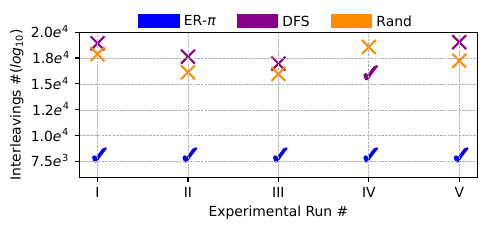

Reproduce this figure in Python.
import matplotlib.pyplot as plt
import numpy as np
from matplotlib.lines import Line2D
from matplotlib.ticker import FuncFormatter

# Data from the table
attempts = ["I", "II", "III", "IV", "V"]
tool = [8034, 8034, 8034, 8034, 8034]
dfs = [18922, 17634, 16954, 15964, 19025]
rand = [17879, 16125, 15964, 18569, 17234]

# Custom scientific formatter for Y-axis
def scientific_format(y, pos):
    if y == 0:
        return r'$e^0$'
    exponent = int(np.log10(y))
    coefficient = y / 10**exponent
    return fr'${coefficient:.1f}e^{{{exponent}}}$'

# Create the plot
fig, ax = plt.subplots(figsize=(5, 2.5))

# Plotting tool 
ax.scatter(attempts, tool, marker=r'$\checkmark$', color='blue', s=150, label='ER-$\pi$')

# Plotting DFS
for i, value in enumerate(dfs):
    if value == 15964:
        ax.scatter(attempts[i], value, marker=r'$\checkmark$', color='darkmagenta', s=150)  # Tick mark
    else:
        ax.scatter(attempts[i], value, marker='x', color='darkmagenta', s=100)  # Cross mark

# Plotting Rand
ax.scatter(attempts, rand, marker='x', color='darkorange', s=100, label='Rand')

# Apply scientific formatter to Y-axis
ax.yaxis.set_major_formatter(FuncFormatter(scientific_format))

# Set Y-axis limits from 6.0e^3 to 2.0e^4
ax.set_ylim(6000, 20000)

# Existing equal-spaced ticks
yticks = np.arange(7500, 21000, 2500)

# Set the ticks
ax.set_yticks(yticks)

# Adding labels and title
ax.set_xlabel('Experimental Run #')
ax.set_ylabel('Interleavings #($log_{10}$)')
ax.set_xticks(attempts)  # Set x-ticks to show each attempt

# Adding a grid for better readability
ax.grid(True, which='both', linestyle='--', linewidth=0.5)

# Custom legend handles with small rectangles
legend_handles = [
    Line2D([0], [0], color='blue', lw=10, label='ER-$\pi$'),
    Line2D([0], [0], color='darkmagenta', lw=10, label='DFS'),
    Line2D([0], [0], color='darkorange', lw=10, label='Rand')
]

# Add legend with custom handles
ax.legend(handles=legend_handles, fontsize=10, loc='upper center', 
          bbox_to_anchor=(0.5, 1.2), fancybox=True, ncol=3, 
          framealpha=0.0, edgecolor='none')

plt.tight_layout()
plt.savefig('crash.pdf', format='pdf', bbox_inches='tight')

# Show the plot
plt.show()
